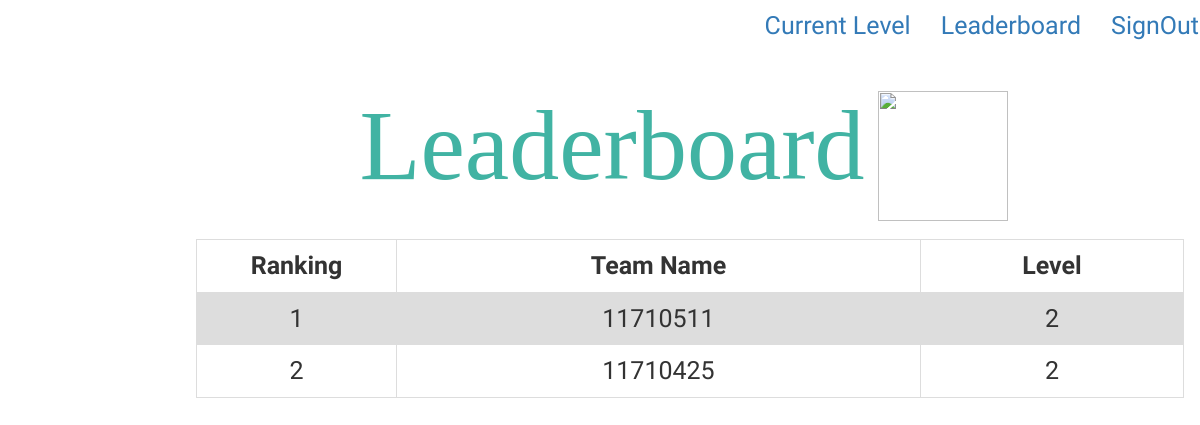
Before: /leaderboard/ (signed in) with the older database file.
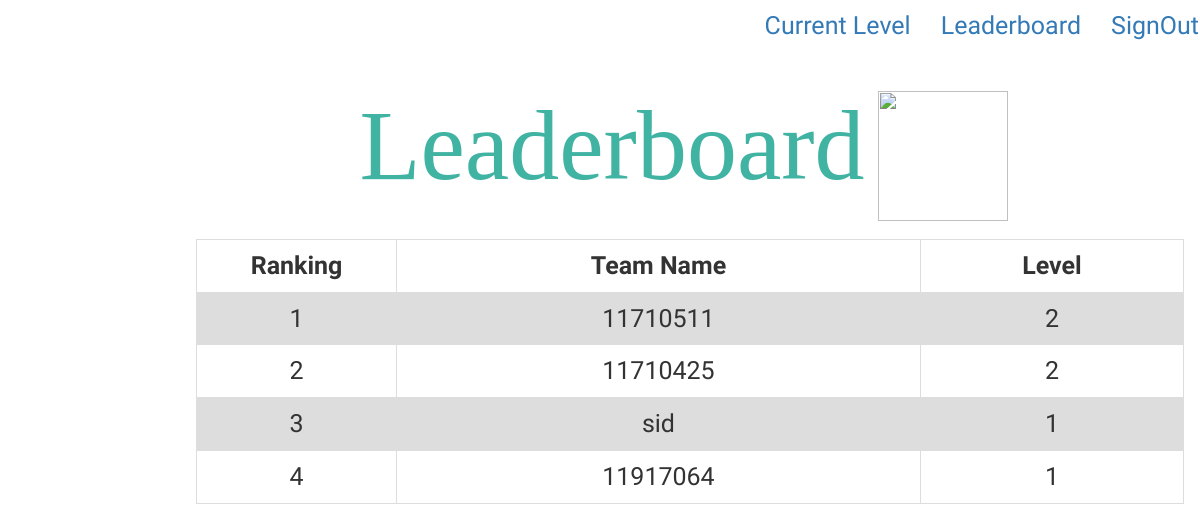
After: the same page with the newer database file.
### firstapp/models.py (models this page shows, shortened)
class UserInfo(models.Model):
    user = models.OneToOneField(User, on_delete=models.CASCADE)
    current_level=models.IntegerField(default=1)
    score=models.IntegerField(default=0)
    rank=models.IntegerField(default=0)
    timestamp=models.DateTimeField()

### firstapp/views.py (the view)
# urls.py: path('leaderboard/',views.get_leaderboard,name="leaderboard"),
def get_leaderboard(request):
    if not request.user.is_authenticated:
        return redirect('firstapp:login')
    user_info=get_object_or_404(UserInfo, user_id=request.user.pk)
    current_level=user_info.current_level
    user_info_queryset=UserInfo.objects.all()
    user_info_list=[]
    for x in user_info_queryset:
        user_info_list.append(x)
    user_info_list.sort(key=get_timestamp)
    user_info_list.sort(key=get_score, reverse=True)
    cnt=1
    for x in user_info_list:
        x.rank=cnt
        cnt=cnt+1
    return render(request,'leaderboard.html',{'user_info_list':user_info_list,'current_level':current_level})

### firstapp/views.py (called while the page is built)
def get_score(user_info):
    return user_info.score

def get_timestamp(user_info):
    return user_info.timestamp

### templates/leaderboard.html (shortened to what this page needs)
{% extends "base.html" %}
{% load staticfiles %}
{% block content %}
     <div style="margin-left:15%;padding:1px 16px;height:100%;">
           <h1 style="text-align:center;font-size:100px;margin:5px;color:#41B3A3;font-family:algerian;">Leaderboard<img style="width:130px;height:130px;margin:13px;" src="{% static "CampusPreneur/css/logo.png" %}"></h1>
  <table>
  <tr>
    <th class="a">Ranking</th>
    <th class="b">Team Name</th>
    <th class="c">Level</th>
  </tr>
  {% for user_leader in user_info_list %}
    <tr>
        <td>{{user_leader.rank}} </td>
        <td>{{user_leader.user.username}}</td>
        <td>{{user_leader.current_level}}</td>
    </tr>
  {% endfor %}
    </table>
    </div>
{% endblock%}

### templates/base.html (shortened to what this page needs)
<!DOCTYPE html>
{%load staticfiles%}
<html lang="en" dir="ltr">
  <head>
    <link rel="stylesheet" href="https://maxcdn.bootstrapcdn.com/bootstrap/3.3.7/css/bootstrap.min.css">
    <link rel="stylesheet" href="https://maxcdn.bootstrapcdn.com/bootstrap/3.3.7/css/bootstrap-theme.min.css">
  </head>
  <body>
    <nav class="navbar mynav" role="navigation" id="navbar">
        {% if user.is_authenticated %}
        <ul class="nav navbar-nav navbar-right">
          <li><a href="{%url 'firstapp:question_current' current_level %}">Current Level</a></li>
          <li><a href="{%url 'firstapp:leaderboard' %}">Leaderboard</a></li>
          <li> <a href="{%url 'firstapp:logout'%}">SignOut</a> </li>
          {%else%}
          <a class="navbar-brand mynav">Welcome</a>
          <ul class="nav navbar-nav navbar-right">
          <li><a href="{%url 'firstapp:login'%}">Login</a></li>
          <li><a href="{%url 'firstapp:register'%}">SignUp</a></li></ul>
          {%endif%}
          </ul>
    </nav>
      {%block content%}
      {%endblock%}
  </body>
</html>

### templates/base.html (style rules this page uses)
body { font-family: 'Lobster', cursive; font-size:25px; }

### templates/leaderboard.html (style rules this page uses)
table { font-family: 'Lobster', cursive; border-collapse: collapse; width: 100%; }
td, th { border: 1px solid #dddddd; text-align: center; padding: 8px; }
tr:nth-child(even) { background-color: #dddddd; }
th.a { width:200px; }

Changed rows visible on the page:
added UserInfo: rank "3", user.username "sid", current_level "1"
added UserInfo: rank "4", user.username "11917064", current_level "1"
